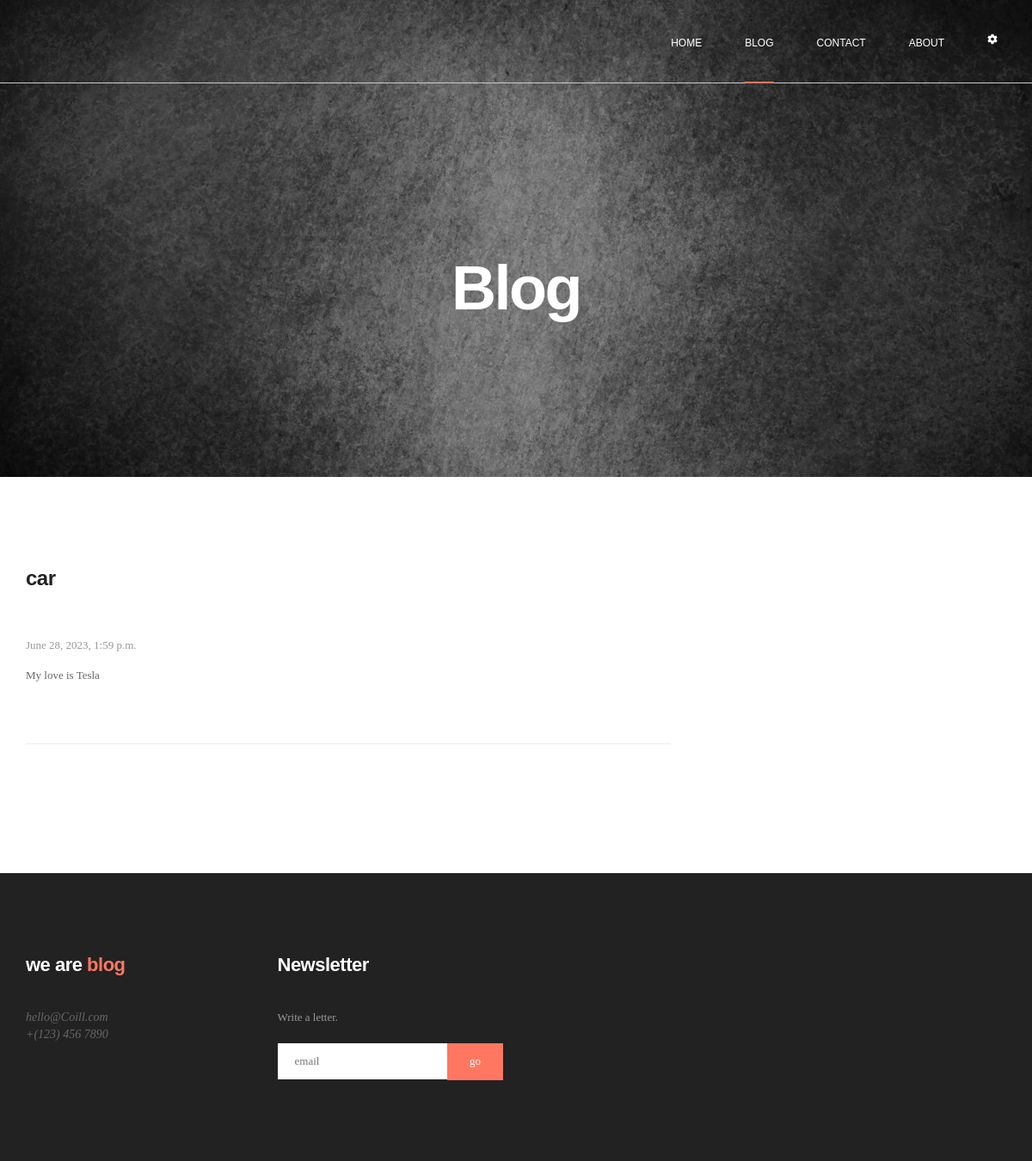
Page /blog/1/ on the committed database.
### blog/models.py (models this page shows, shortened)
class Post(models.Model):
    DoesNotExist = None
    class Status(models.TextChoices):
        DRAFT = 'DF', 'Draft'
        PUBLISHED = 'PB', 'Published'
    title = models.CharField(max_length=25)
    slug = models.SlugField(max_length=50, unique=True)
    author = models.ForeignKey('User', on_delete=models.CASCADE)
    body = models.TextField()
    publish = models.DateTimeField(default=timezone.now)
    created_time = models.DateTimeField(auto_now_add=True)
    updated_time = models.DateTimeField(auto_now=True)
    status = models.CharField(max_length=2,
                              choices=Status.choices,
                              default=Status.DRAFT)
    objects = models.Manager()  # менеджер, применяемый по умолчанию
    published = PublishedManager()  # конкретно-прикладной менеджер
    class Meta:
        ordering = ['-publish']
        indexes = [
            models.Index(fields=['-publish']),
        ]

### blog/views.py (the view)
# urls.py: path('blog/<int:id>/', post_detail),
def post_detail(request, id):
    post = Post.objects.get(id=id)
    return render(request, 'post.html', {'post': post})

### templates/post.html (shortened to what this page needs)
{% load static %}
<html lang="en" class="no-js">
<head>
    <link rel="stylesheet" href="{% static 'css/apps.min.css' %}">
    <link rel="stylesheet" type="text/css" href="{% static 'css/style.css' %}">
</head>
<body>
    <div id="container">
        <header class="clearfix trans">
            <nav class="navbar navbar-default navbar-fixed-top" role="navigation">
                <div class="container-fluid">
                    <div class="collapse navbar-collapse" id="bs-example-navbar-collapse-1">
                        <ul class="nav navbar-nav navbar-right navigate-section">
                            <li><a href="http://127.0.0.1:8000/home">Home</a></li>
                            <li><a class="active" href="http://127.0.0.1:8000/blog">Blog</a></li>
                            <li><a href="http://127.0.0.1:8000/contact">Contact</a></li>
                            <li><a href="http://127.0.0.1:8000/about">About</a></li>
                            <link rel="stylesheet" href="https://cdnjs.cloudflare.com/ajax/libs/font-awesome/5.15.3/css/all.min.css">
                            <li class="settings"><a href="#"><i class="fas fa-cog"></i></a></li>
                        </ul>
                    </div>
                </div>
            </nav>
        </header>
    </div>
    <section class="page-banner-section blog">
        <div class="container">
            <h1>Blog</h1>
        </div>
    </section>
    <section class="blog-section">
        <div class="container">
            <div class="row">
                <div class="col-md-8">
                    <div class="blog-box">
                        <div class="blog-post">
                            {% block content %}
                            <h2><a href="single-post.html">{{ post.title }}</a></h2>
                            <ul class="post-meta">
                                <li>
                                    {{ post.publish }}
                                </li>
                            </ul>
                            <p> {{ post.body }} </p>
                            {% endblock %}
                        </div>
                    </div>
                </div>
            </div>
        </div>
    </section>
                        <footer>
                            <div class="up-footer">
                                <div class="container">
                                    <div class="row">
                                        <div class="col-md-3 col-sm-6">
                                            <div class="footer-widget text-widget">
                                                <h2>we are <span>blog</span></h2>
                                                <span>hello@Coill.com</span>
                                                <span>+(123) 456 7890</span>
                                            </div>
                                        </div>
                                        <div class="col-md-3 col-sm-6">
                                            <div class="footer-widget newsletter-widget">
                                                <h2>Newsletter</h2>
                                                <p>Write a letter. </p>
                                                <form class="newletter-form">
                                                    <input type="text" name="your-email" id="your-email" placeholder="email" />
                                                    <input type="submit" id="submit_it" value="go" />
                                                </form>
                                            </div>
                                        </div>
                                    </div>
                                </div>
                            </div>
                        </footer>
</body>
</html>

### rows in the picture
Post: title "car", publish "June 28, 2023, 1:59 p.m.", body "My love is Tesla"
